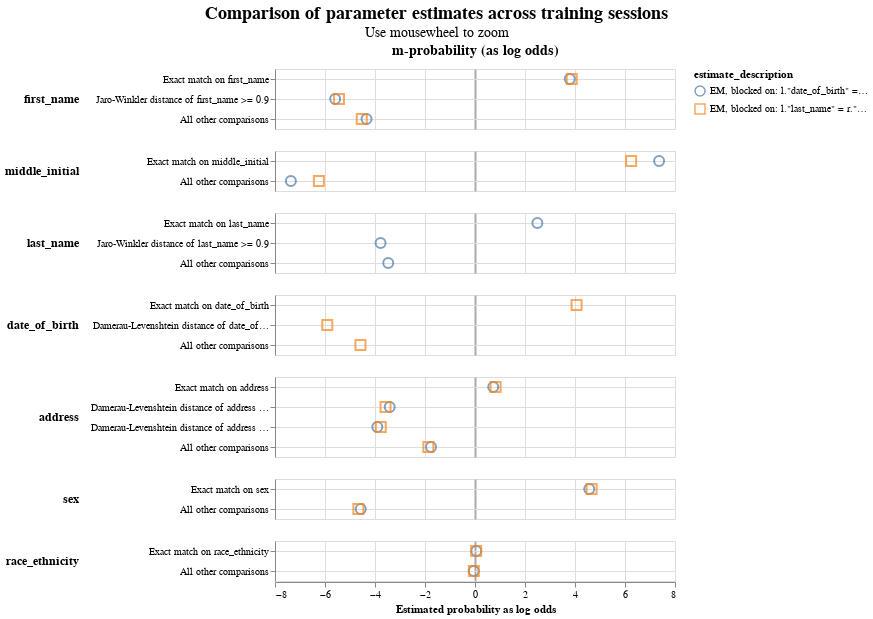

The notebook cell this image was saved under:
### Markdown cell above
For variables that aren't used in the `m`-training blocking rules, we have two estimates --- one from each of the training sessions (see for example `address`). We can have a look at how the values compare between them, to ensure that we don't have drastically different values, which may be indicative of an issue.

### Code cell
linker.visualisations.parameter_estimate_comparisons_chart()

### Figure 1 — Vega-Lite specification as saved in the notebook (floating-point values rounded to 4 significant figures)
{"config": {"view": {"continuousWidth": 400, "continuousHeight": 300}, "title": {"anchor": "middle", "fontSize": 18, "subtitleFontSize": 14}}, "data": {"name": "data-dbefcbef97694b0424accdc48d536572"}, "mark": {"type": "point", "filled": false, "opacity": 0.7, "size": 100}, "encoding": {"color": {"field": "estimate_description", "type": "nominal"}, "column": {"align": "each", "field": "col_header", "header": {"labelFontSize": 14, "labelFontWeight": "bold"}, "title": null, "type": "nominal"}, "row": {"align": "each", "field": "comparison_name", "header": {"labelAlign": "left", "labelAnchor": "middle", "labelAngle": 0, "labelFontSize": 12, "labelFontWeight": "bold"}, "sort": {"field": "comparison_sort_order"}, "title": null, "type": "nominal"}, "shape": {"field": "estimate_description", "scale": {"range": ["circle", "square", "triangle", "diamond"]}, "type": "nominal"}, "tooltip": [{"field": "comparison_name", "type": "nominal"}, {"field": "estimate_description", "type": "nominal"}, {"field": "estimated_probability", "type": "quantitative"}], "x": {"axis": {"gridColor": {"condition": {"test": "abs(datum.value / 10)  <= 1 & datum.value % 10 === 0", "value": "#aaa"}, "value": "#ddd"}, "gridDash": {"condition": {"test": "abs(datum.value / 10) == 1", "value": [3]}, "value": null}, "gridWidth": {"condition": {"test": "abs(datum.value / 10)  <= 1 & datum.value % 10 === 0", "value": 2}, "value": 1}}, "field": "estimated_probability_as_log_odds", "title": "Estimated probability as log odds", "type": "quantitative"}, "y": {"axis": {"grid": true, "title": null}, "field": "comparison_level_label", "sort": {"field": "comparison_vector_value", "order": "descending"}, "type": "nominal"}}, "params": [{"name": "mouse_zoom", "select": {"type": "interval", "encodings": ["x"]}, "bind": "scales"}], "resolve": {"scale": {"y": "independent"}}, "title": {"text": "Comparison of parameter estimates across training sessions", "subtitle": "Use mousewheel to zoom"}, "transform": [{"calculate": "datum.m_or_u + '-probability (as log odds)'", "as": "col_header"}], "$schema": "https://vega.github.io/schema/vega-lite/v5.9.3.json", "datasets": {"data-dbefcbef97694b0424accdc48d536572": [{"m_or_u": "m", "estimated_probability": 0.9326, "estimate_description": "EM, blocked on: l.\"date_of_birth\" = r.\"date_of_birth\"", "estimated_probability_as_log_odds": 3.791, "sql_condition": "\"first_name_l\" = \"first_name_r\"", "comparison_level_label": "Exact match on first_name", "comparison_vector_value": 2, "comparison_name": "first_name", "comparison_sort_order": 0}, {"m_or_u": "m", "estimated_probability": 0.936, "estimate_description": "EM, blocked on: l.\"last_name\" = r.\"last_name\"", "estimated_probability_as_log_odds": 3.871, "sql_condition": "\"first_name_l\" = \"first_name_r\"", "comparison_level_label": "Exact match on first_name", "comparison_vector_value": 2, "comparison_name": "first_name", "comparison_sort_order": 0}, {"m_or_u": "m", "estimated_probability": 0.02028, "estimate_description": "EM, blocked on: l.\"date_of_birth\" = r.\"date_of_birth\"", "estimated_probability_as_log_odds": -5.595, "sql_condition": "jaro_winkler_similarity(\"first_name_l\", \"first_name_r\") >= 0.9", "comparison_level_label": "Jaro-Winkler distance of first_name >= 0.9", "comparison_vector_value": 1, "comparison_name": "first_name", "comparison_sort_order": 0}, {"m_or_u": "m", "estimated_probability": 0.0225, "estimate_description": "EM, blocked on: l.\"last_name\" = r.\"last_name\"", "estimated_probability_as_log_odds": -5.441, "sql_condition": "jaro_winkler_similarity(\"first_name_l\", \"first_name_r\") >= 0.9", "comparison_level_label": "Jaro-Winkler distance of first_name >= 0.9", "comparison_vector_value": 1, "comparison_name": "first_name", "comparison_sort_order": 0}, {"m_or_u": "m", "estimated_probability": 0.04709, "estimate_description": "EM, blocked on: l.\"date_of_birth\" = r.\"date_of_birth\"", "estimated_probability_as_log_odds": -4.339, "sql_condition": "ELSE", "comparison_level_label": "All other comparisons", "comparison_vector_value": 0, "comparison_name": "first_name", "comparison_sort_order": 0}, {"m_or_u": "m", "estimated_probability": 0.04148, "estimate_description": "EM, blocked on: l.\"last_name\" = r.\"last_name\"", "estimated_probability_as_log_odds": -4.53, "sql_condition": "ELSE", "comparison_level_label": "All other comparisons", "comparison_vector_value": 0, "comparison_name": "first_name", "comparison_sort_order": 0}, {"m_or_u": "m", "estimated_probability": 0.994, "estimate_description": "EM, blocked on: l.\"date_of_birth\" = r.\"date_of_birth\"", "estimated_probability_as_log_odds": 7.364, "sql_condition": "\"middle_initial_l\" = \"middle_initial_r\"", "comparison_level_label": "Exact match on middle_initial", "comparison_vector_value": 1, "comparison_name": "middle_initial", "comparison_sort_order": 1}, {"m_or_u": "m", "estimated_probability": 0.987, "estimate_description": "EM, blocked on: l.\"last_name\" = r.\"last_name\"", "estimated_probability_as_log_odds": 6.245, "sql_condition": "\"middle_initial_l\" = \"middle_initial_r\"", "comparison_level_label": "Exact match on middle_initial", "comparison_vector_value": 1, "comparison_name": "middle_initial", "comparison_sort_order": 1}, {"m_or_u": "m", "estimated_probability": 0.006032, "estimate_description": "EM, blocked on: l.\"date_of_birth\" = r.\"date_of_birth\"", "estimated_probability_as_log_odds": -7.364, "sql_condition": "ELSE", "comparison_level_label": "All other comparisons", "comparison_vector_value": 0, "comparison_name": "middle_initial", "comparison_sort_order": 1}, {"m_or_u": "m", "estimated_probability": 0.01301, "estimate_description": "EM, blocked on: l.\"last_name\" = r.\"last_name\"", "estimated_probability_as_log_odds": -6.245, "sql_condition": "ELSE", "comparison_level_label": "All other comparisons", "comparison_vector_value": 0, "comparison_name": "middle_initial", "comparison_sort_order": 1}, {"m_or_u": "m", "estimated_probability": 0.8493, "estimate_description": "EM, blocked on: l.\"date_of_birth\" = r.\"date_of_birth\"", "estimated_probability_as_log_odds": 2.494, "sql_condition": "\"last_name_l\" = \"last_name_r\"", "comparison_level_label": "Exact match on last_name", "comparison_vector_value": 2, "comparison_name": "last_name", "comparison_sort_order": 2}, {"m_or_u": "m", "estimated_probability": 0.06798, "estimate_description": "EM, blocked on: l.\"date_of_birth\" = r.\"date_of_birth\"", "estimated_probability_as_log_odds": -3.777, "sql_condition": "jaro_winkler_similarity(\"last_name_l\", \"last_name_r\") >= 0.9", "comparison_level_label": "Jaro-Winkler distance of last_name >= 0.9", "comparison_vector_value": 1, "comparison_name": "last_name", "comparison_sort_order": 2}, {"m_or_u": "m", "estimated_probability": 0.08275, "estimate_description": "EM, blocked on: l.\"date_of_birth\" = r.\"date_of_birth\"", "estimated_probability_as_log_odds": -3.47, "sql_condition": "ELSE", "comparison_level_label": "All other comparisons", "comparison_vector_value": 0, "comparison_name": "last_name", "comparison_sort_order": 2}, {"m_or_u": "m", "estimated_probability": 0.9435, "estimate_description": "EM, blocked on: l.\"last_name\" = r.\"last_name\"", "estimated_probability_as_log_odds": 4.063, "sql_condition": "\"date_of_birth_l\" = \"date_of_birth_r\"", "comparison_level_label": "Exact match on date_of_birth", "comparison_vector_value": 2, "comparison_name": "date_of_birth", "comparison_sort_order": 3}, {"m_or_u": "m", "estimated_probability": 0.01637, "estimate_description": "EM, blocked on: l.\"last_name\" = r.\"last_name\"", "estimated_probability_as_log_odds": -5.909, "sql_condition": "damerau_levenshtein(\"date_of_birth_l\", \"date_of_birth_r\") <= 1", "comparison_level_label": "Damerau-Levenshtein distance of date_of_birth <= 1", "comparison_vector_value": 1, "comparison_name": "date_of_birth", "comparison_sort_order": 3}, {"m_or_u": "m", "estimated_probability": 0.04009, "estimate_description": "EM, blocked on: l.\"last_name\" = r.\"last_name\"", "estimated_probability_as_log_odds": -4.581, "sql_condition": "ELSE", "comparison_level_label": "All other comparisons", "comparison_vector_value": 0, "comparison_name": "date_of_birth", "comparison_sort_order": 3}, {"m_or_u": "m", "estimated_probability": 0.6237, "estimate_description": "EM, blocked on: l.\"date_of_birth\" = r.\"date_of_birth\"", "estimated_probability_as_log_odds": 0.7291, "sql_condition": "\"address_l\" = \"address_r\"", "comparison_level_label": "Exact match on address", "comparison_vector_value": 3, "comparison_name": "address", "comparison_sort_order": 4}, {"m_or_u": "m", "estimated_probability": 0.639, "estimate_description": "EM, blocked on: l.\"last_name\" = r.\"last_name\"", "estimated_probability_as_log_odds": 0.824, "sql_condition": "\"address_l\" = \"address_r\"", "comparison_level_label": "Exact match on address", "comparison_vector_value": 3, "comparison_name": "address", "comparison_sort_order": 4}, {"m_or_u": "m", "estimated_probability": 0.0859, "estimate_description": "EM, blocked on: l.\"date_of_birth\" = r.\"date_of_birth\"", "estimated_probability_as_log_odds": -3.412, "sql_condition": "damerau_levenshtein(\"address_l\", \"address_r\") <= 1", "comparison_level_label": "Damerau-Levenshtein distance of address <= 1", "comparison_vector_value": 2, "comparison_name": "address", "comparison_sort_order": 4}, {"m_or_u": "m", "estimated_probability": 0.07726, "estimate_description": "EM, blocked on: l.\"last_name\" = r.\"last_name\"", "estimated_probability_as_log_odds": -3.578, "sql_condition": "damerau_levenshtein(\"address_l\", \"address_r\") <= 1", "comparison_level_label": "Damerau-Levenshtein distance of address <= 1", "comparison_vector_value": 2, "comparison_name": "address", "comparison_sort_order": 4}, {"m_or_u": "m", "estimated_probability": 0.06247, "estimate_description": "EM, blocked on: l.\"date_of_birth\" = r.\"date_of_birth\"", "estimated_probability_as_log_odds": -3.908, "sql_condition": "damerau_levenshtein(\"address_l\", \"address_r\") <= 2", "comparison_level_label": "Damerau-Levenshtein distance of address <= 2", "comparison_vector_value": 1, "comparison_name": "address", "comparison_sort_order": 4}, {"m_or_u": "m", "estimated_probability": 0.06834, "estimate_description": "EM, blocked on: l.\"last_name\" = r.\"last_name\"", "estimated_probability_as_log_odds": -3.769, "sql_condition": "damerau_levenshtein(\"address_l\", \"address_r\") <= 2", "comparison_level_label": "Damerau-Levenshtein distance of address <= 2", "comparison_vector_value": 1, "comparison_name": "address", "comparison_sort_order": 4}, {"m_or_u": "m", "estimated_probability": 0.2279, "estimate_description": "EM, blocked on: l.\"date_of_birth\" = r.\"date_of_birth\"", "estimated_probability_as_log_odds": -1.76, "sql_condition": "ELSE", "comparison_level_label": "All other comparisons", "comparison_vector_value": 0, "comparison_name": "address", "comparison_sort_order": 4}, {"m_or_u": "m", "estimated_probability": 0.2154, "estimate_description": "EM, blocked on: l.\"last_name\" = r.\"last_name\"", "estimated_probability_as_log_odds": -1.865, "sql_condition": "ELSE", "comparison_level_label": "All other comparisons", "comparison_vector_value": 0, "comparison_name": "address", "comparison_sort_order": 4}, {"m_or_u": "m", "estimated_probability": 0.9596, "estimate_description": "EM, blocked on: l.\"date_of_birth\" = r.\"date_of_birth\"", "estimated_probability_as_log_odds": 4.57, "sql_condition": "\"sex_l\" = \"sex_r\"", "comparison_level_label": "Exact match on sex", "comparison_vector_value": 1, "comparison_name": "sex", "comparison_sort_order": 5}, {"m_or_u": "m", "estimated_probability": 0.9621, "estimate_description": "EM, blocked on: l.\"last_name\" = r.\"last_name\"", "estimated_probability_as_log_odds": 4.664, "sql_condition": "\"sex_l\" = \"sex_r\"", "comparison_level_label": "Exact match on sex", "comparison_vector_value": 1, "comparison_name": "sex", "comparison_sort_order": 5}, {"m_or_u": "m", "estimated_probability": 0.0404, "estimate_description": "EM, blocked on: l.\"date_of_birth\" = r.\"date_of_birth\"", "estimated_probability_as_log_odds": -4.57, "sql_condition": "ELSE", "comparison_level_label": "All other comparisons", "comparison_vector_value": 0, "comparison_name": "sex", "comparison_sort_order": 5}, {"m_or_u": "m", "estimated_probability": 0.03795, "estimate_description": "EM, blocked on: l.\"last_name\" = r.\"last_name\"", "estimated_probability_as_log_odds": -4.664, "sql_condition": "ELSE", "comparison_level_label": "All other comparisons", "comparison_vector_value": 0, "comparison_name": "sex", "comparison_sort_order": 5}, {"m_or_u": "m", "estimated_probability": 0.5086, "estimate_description": "EM, blocked on: l.\"date_of_birth\" = r.\"date_of_birth\"", "estimated_probability_as_log_odds": 0.04957, "sql_condition": "\"race_ethnicity_l\" = \"race_ethnicity_r\"", "comparison_level_label": "Exact match on race_ethnicity", "comparison_vector_value": 1, "comparison_name": "race_ethnicity", "comparison_sort_order": 6}, {"m_or_u": "m", "estimated_probability": 0.5082, "estimate_description": "EM, blocked on: l.\"last_name\" = r.\"last_name\"", "estimated_probability_as_log_odds": 0.04714, "sql_condition": "\"race_ethnicity_l\" = \"race_ethnicity_r\"", "comparison_level_label": "Exact match on race_ethnicity", "comparison_vector_value": 1, "comparison_name": "race_ethnicity", "comparison_sort_order": 6}, {"m_or_u": "m", "estimated_probability": 0.4914, "estimate_description": "EM, blocked on: l.\"date_of_birth\" = r.\"date_of_birth\"", "estimated_probability_as_log_odds": -0.04957, "sql_condition": "ELSE", "comparison_level_label": "All other comparisons", "comparison_vector_value": 0, "comparison_name": "race_ethnicity", "comparison_sort_order": 6}, {"m_or_u": "m", "estimated_probability": 0.4918, "estimate_description": "EM, blocked on: l.\"last_name\" = r.\"last_name\"", "estimated_probability_as_log_odds": -0.04714, "sql_condition": "ELSE", "comparison_level_label": "All other comparisons", "comparison_vector_value": 0, "comparison_name": "race_ethnicity", "comparison_sort_order": 6}]}}
